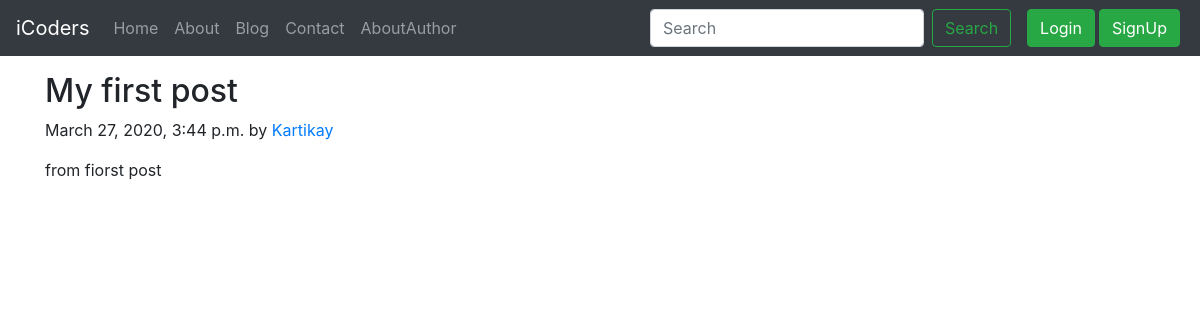
/blog/first-post, run on the app's committed database.
### blog/models.py (models this page shows, shortened)
class Post(models.Model):
    sno=models.AutoField(primary_key=True)
    title=models.CharField(max_length=255)
    author=models.CharField(max_length=50)
    content=models.TextField()
    slug=models.CharField(max_length=30)
    tiemStamp=models.DateTimeField(blank=True)

### blog/views.py (the view)
# urls.py: path('<str:slug>',views.blogPost,name='blogPost'),
def blogPost(request,slug):
    post=Post.objects.filter(slug=slug)[0]
    context={'post':post}
    return render(request,'blog/blogPost.html',context)

### templates/blog/blogPost.html (shortened to what this page needs)
{% extends "base.html" %}
{% block body %}
<div class="container my-3">
    <h2 class="blog-post-title">{{post.title}}</h2>
    <p class="blog-post-meta">{{post.tiemStamp}} by <a href ="/about">{{post.author}}</a></p>
<p>{{post.content}}</p>
</div>
{% endblock body %}

### data on the page
Post: title "My first post", tiemStamp "March 27, 2020, 3:44 p.m.", author "Kartikay", content "from fiorst post"
